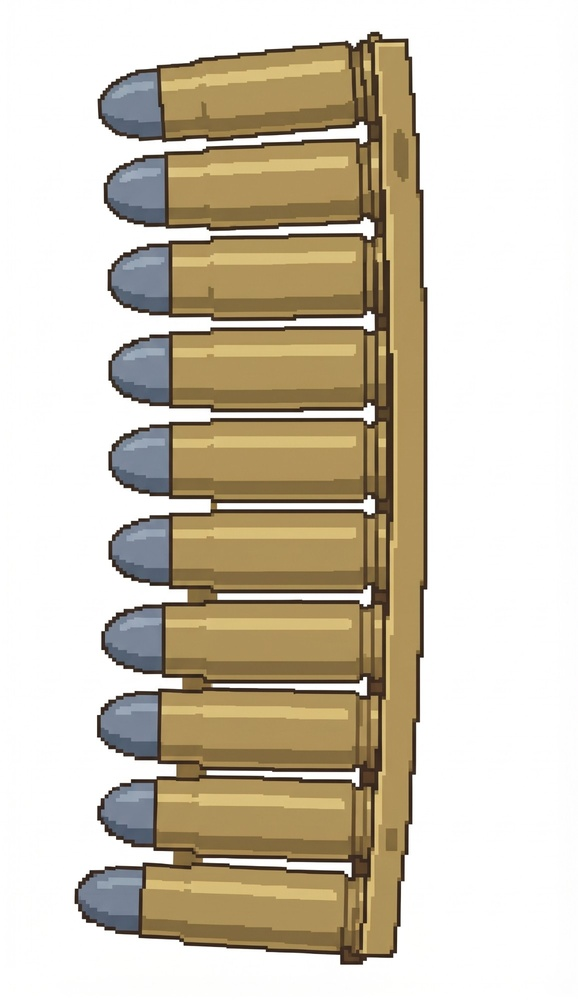
#> input picture ArtSource/weapons/hand/clip_stripper_source.jpg, 578 x 1000 px, shrunk from 1156 x 2000 before the run
$ python light_finish.py ../../ArtSource/weapons/hand/clip_stripper_source.jpg out.png
#> lines starting #> are read from the running program, lines starting #| are printed output that depends on the picture
"""The Octopath-ish finish on a lit render (CPU preview): bloom (bright areas bleed light), a tilt-shift depth of field (sharp in a
band across the middle, soft toward the top and bottom edges), a slight warm/cool grade and a vignette. Usage: lightfinish.py in out"""
import sys, numpy as np
from PIL import Image, ImageFilter
src = Image.open(sys.argv[1]).convert('RGB'); a = np.asarray(src).astype(np.float32) / 255
#> further down, src is the input picture: PIL image 578x1000 RGB; mean R, G, B 207.8, 198.7, 180.8
# bloom: threshold the bright parts, blur wide, add back
lum = a.max(axis=2)
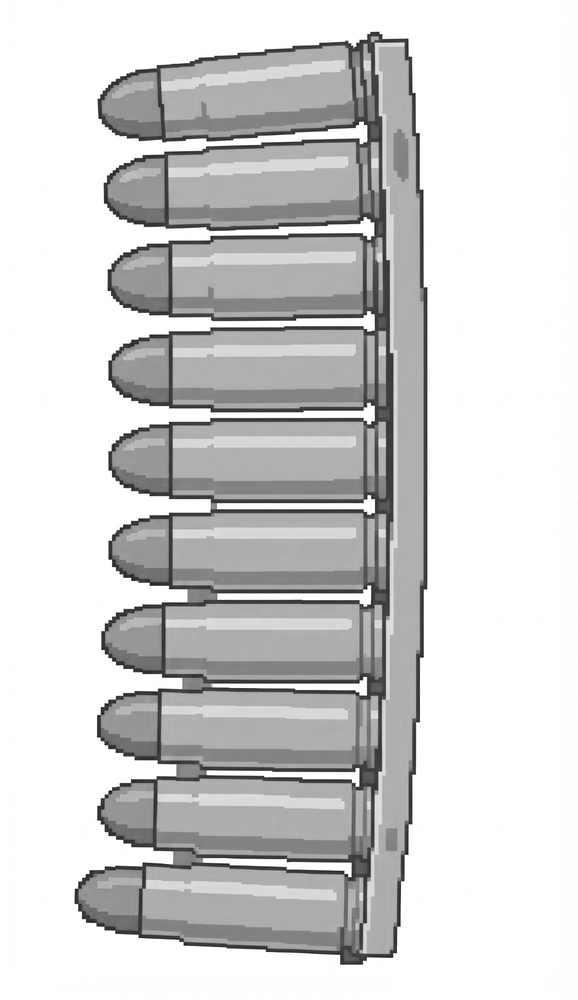
#> lum: shape (1000, 578) float32; min 0.051, max 1, mean 0.82
bright = np.clip((a - 0.8) * 3.0, 0, 1) * (lum > 0.8)[..., None]
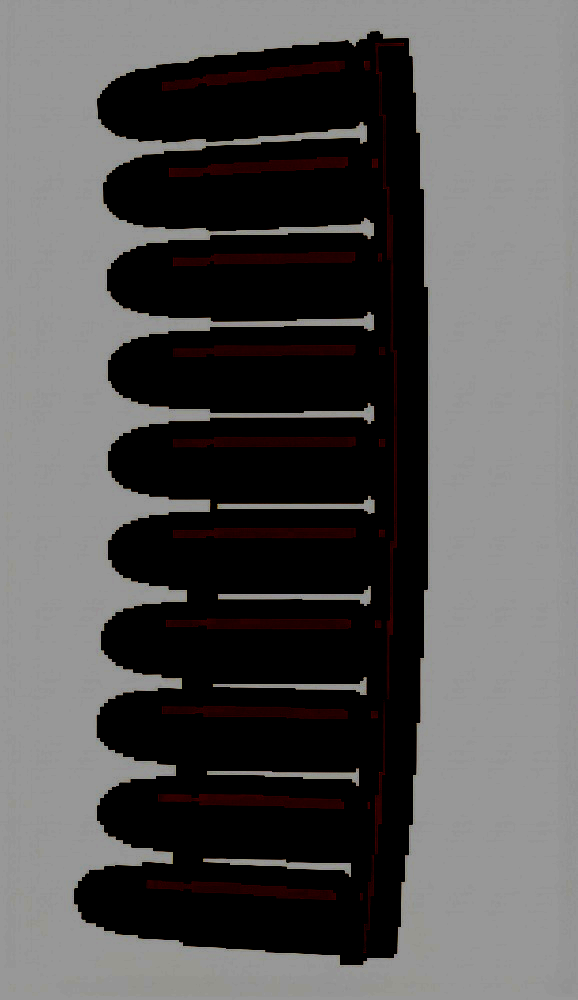
#> bright: shape (1000, 578, 3) float32; mean R, G, B 0.336, 0.331, 0.33
bl = Image.fromarray((bright * 255).astype(np.uint8))
b1 = np.asarray(bl.filter(ImageFilter.GaussianBlur(5))).astype(np.float32) / 255
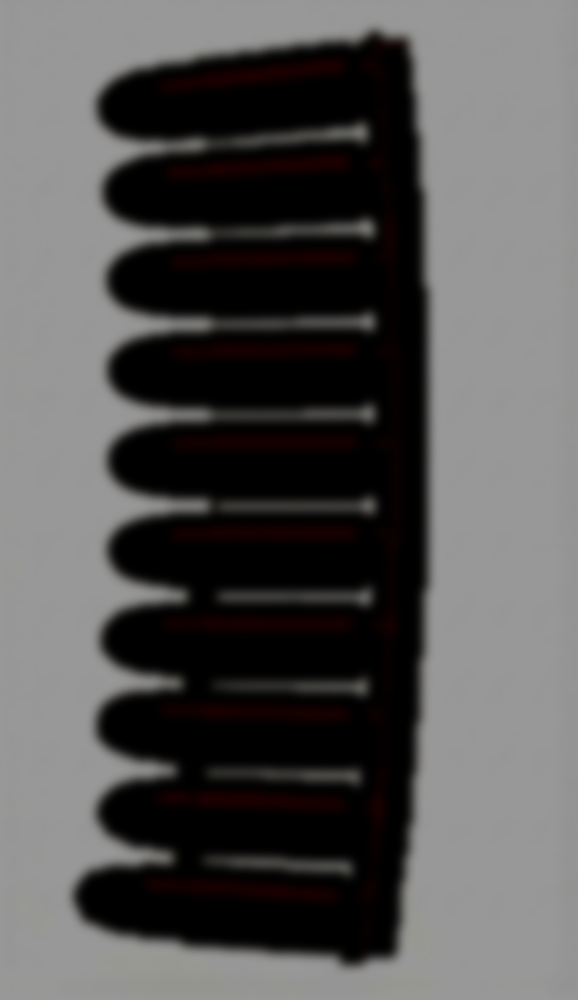
#> b1: shape (1000, 578, 3) float32; mean R, G, B 0.335, 0.329, 0.328
b2 = np.asarray(bl.filter(ImageFilter.GaussianBlur(16))).astype(np.float32) / 255
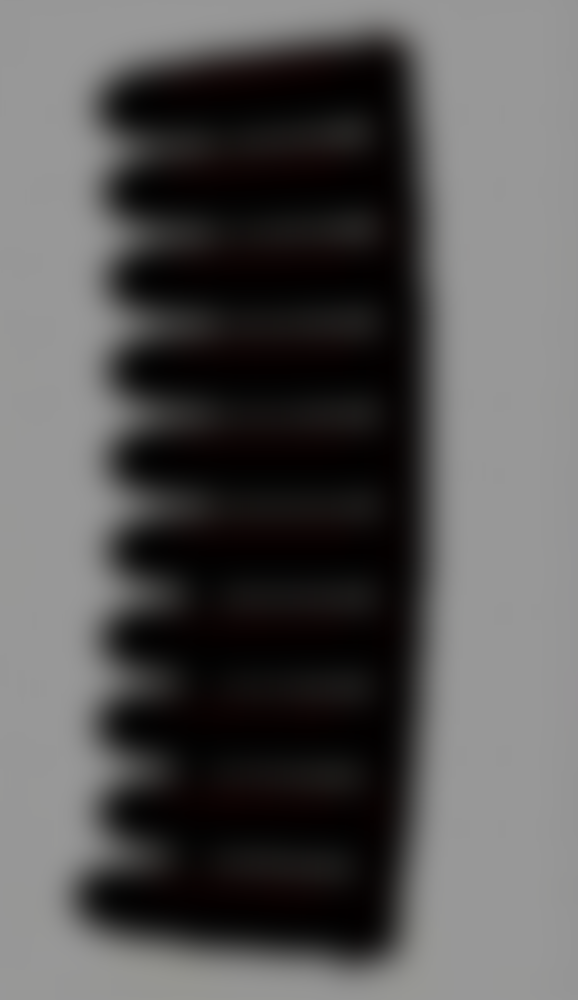
#> b2: shape (1000, 578, 3) float32; mean R, G, B 0.335, 0.33, 0.328
out = np.clip(a + b1 * 0.9 + b2 * 0.7, 0, 1)
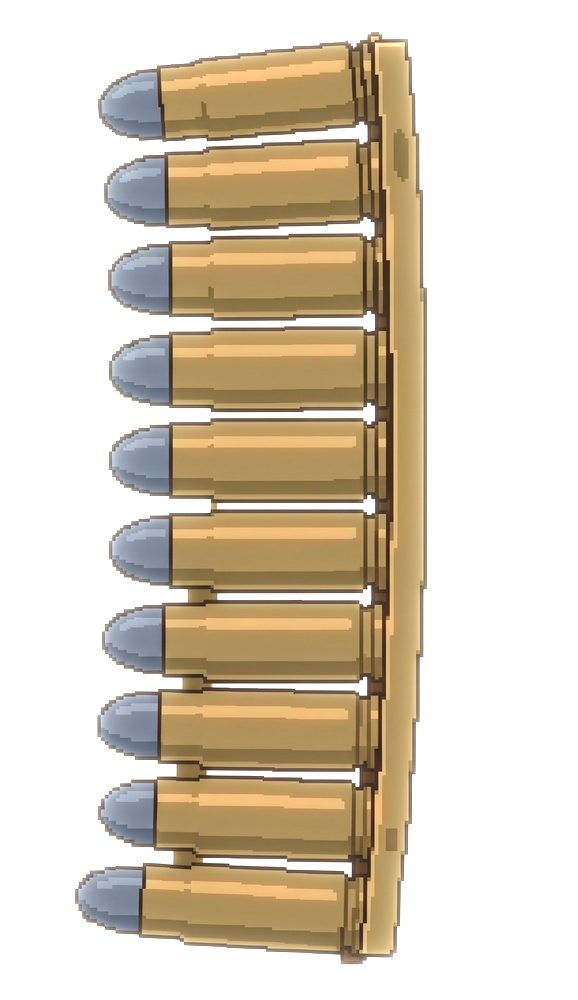
#> out: shape (1000, 578, 3) float32; mean R, G, B 0.855, 0.811, 0.741
# tilt-shift: blend toward a blurred copy by distance from the centre row
h = out.shape[0]
#> h = 1000
blur = np.asarray(Image.fromarray((out * 255).astype(np.uint8)).filter(ImageFilter.GaussianBlur(3.2))).astype(np.float32) / 255
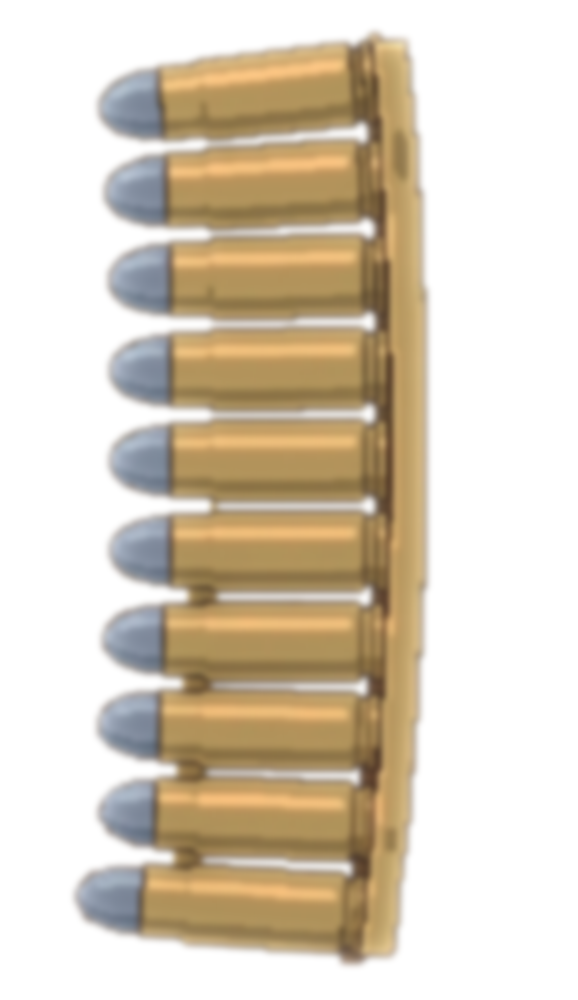
#> blur: shape (1000, 578, 3) float32; mean R, G, B 0.854, 0.81, 0.74
y = np.abs((np.arange(h) + 0.5) / h - 0.5) * 2
k = np.clip((y - 0.38) / 0.55, 0, 1)[:, None, None] ** 1.5
out = out * (1 - k) + blur * k
# grade: a little contrast, cool shadows
out = np.clip((out - 0.5) * 1.08 + 0.5 + np.array([-0.005, 0.0, 0.012]), 0, 1)
# vignette
x = (np.arange(out.shape[1]) + 0.5) / out.shape[1] - 0.5
#> x = 578 values from -0.499 to 0.499
v = 1 - 0.38 * (x[None, :] ** 2 * 4 + ((np.arange(h) + 0.5) / h - 0.5)[:, None] ** 2 * 4) / 2
out *= v[..., None]
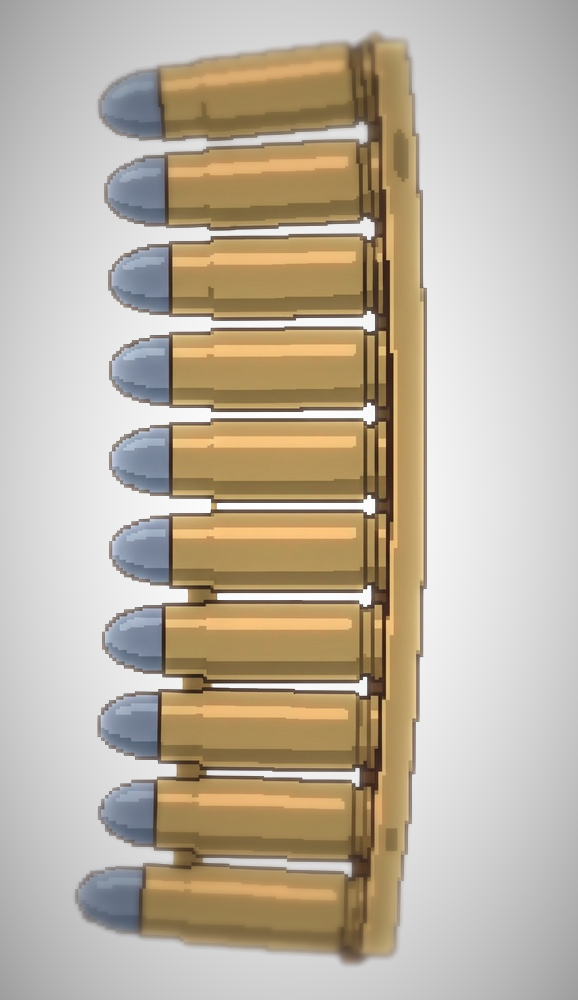
#> out: shape (1000, 578, 3) float64; mean R, G, B 0.743, 0.7, 0.634
Image.fromarray((np.clip(out, 0, 1) * 255).astype(np.uint8)).save(sys.argv[2])
